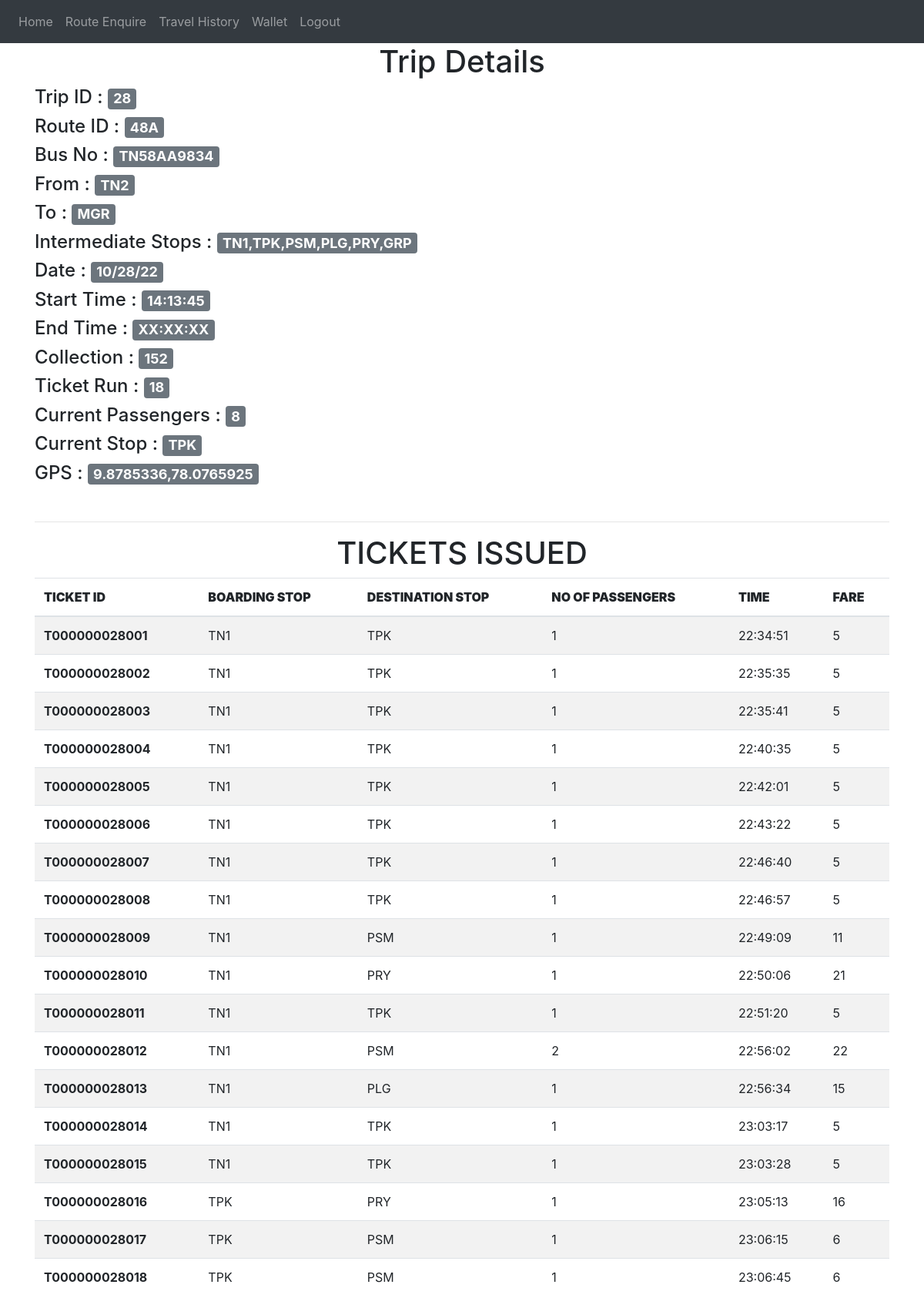
Screenshot of /conductor-view-details/28 (signed in) with the database file from the repository.
### website/models.py (models this page shows)
class Trip(db.Model,UserMixin):
    trip_id = db.Column(db.Integer , primary_key = True)
    route_id = db.Column(db.String(100))
    conductor_id = db.Column(db.Integer , db.ForeignKey('user.id'))
    date = db.Column(db.String(100))
    collection = db.Column(db.Integer)
    ticket_run = db.Column(db.Integer)
    start_time =db.Column(db.String(100))
    end_time = db.Column(db.String(100))
    status =db.Column(db.String(1))
    current_passengers= db.Column(db.Integer)
    current_stop = db.Column(db.String)
    bus_no = db.Column(db.String)
    gps = db.Column(db.String(100))
    gps_update_time = db.Column(db.String)
    tickets = db.relationship('Ticket')
    lat = db.Column(db.String)
    long = db.Column(db.String)

class Route(db.Model):
    route_id = db.Column(db.Text , primary_key = True)
    start =db.Column(db.String(100))
    end =db.Column(db.String(100))
    stops = db.Column(db.String(100))

class Ticket(db.Model,UserMixin):
    ticket_id = db.Column(db.String(100), primary_key = True)
    trip_id = db.Column(db.Integer , db.ForeignKey('trip.trip_id'))
    passenger_account_number =  db.Column(db.String)
    route = db.Column(db.String(100))
    boarding_stop = db.Column(db.String(100))
    destination_stop = db.Column(db.String(100))
    date = db.Column(db.String(100))
    time = db.Column(db.String(100))
    no = db.Column(db.Integer)
    fare = db.Column(db.Integer)

### website/views.py (the view)
@views.route('/conductor-view-details/<trip_id>', methods=['GET', 'POST'])
@login_required
def conductor_view_details (trip_id):
    trip = Trip.query.filter_by(trip_id=trip_id).first()
    route = Route.query.filter_by(route_id = trip.route_id ).first()
    tickets = trip.tickets
    return render_template("conductor_view_details.html" , user = current_user, trip=trip, route=route , tickets = tickets)

### website/__init__.py (called while the page is built)
def create_app():
    app = Flask(__name__)
    app.config['SECRET_KEY'] = '#itsactuallyapassword'
    app.config['SQLALCHEMY_DATABASE_URI'] = f'sqlite:///{DB_NAME}'
    db.init_app(app)
    from .views import views
    from .auth import auth
    app.register_blueprint(views, url_prefix='/')
    app.register_blueprint(auth, url_prefix='/')
    from .models import User, Conductor_details
    create_database(app)
    login_manager = LoginManager()
    login_manager.login_view = 'auth.login'
    login_manager.init_app(app)
    @login_manager.user_loader
    def load_user(id):
        return User.query.get(int(id))
    return app

### website/templates/conductor_view_details.html (shortened to what this page needs)
{% extends "base.html" %}
{% block content %}
<div>
{%if trip and route%}
    <div>
        <h1 align = "center">
            Trip Details
        </h1>
    </div>
    <div>
        <h4>Trip ID            :    <span class="badge bg-secondary btn-primary">{{trip.trip_id}}</span></h4>
        <h4>Route ID           :    <span class="badge bg-secondary btn-primary">{{trip.route_id}}</span></h4>
        <h4>Bus No             :    <span class="badge bg-secondary btn-primary">{{trip.bus_no}}</span></h4>
        <h4>From               :    <span class="badge bg-secondary btn-primary">{{route.start}}</span></h4>
        <h4>To                 :    <span class="badge bg-secondary btn-primary">{{route.end}}</span></h4>
        <h4>Intermediate Stops :    <span class="badge bg-secondary btn-primary">{{route.stops}}</span></h4>
        <h4>Date               :    <span class="badge bg-secondary btn-primary">{{trip.date}}</span></h4>
        <h4>Start Time         :    <span class="badge bg-secondary btn-primary">{{trip.start_time}}</span></h4>
        <h4>End Time           :    <span class="badge bg-secondary btn-primary">{{trip.end_time}}</span></h4>
        <h4>Collection         :    <span class="badge bg-secondary btn-primary">{{trip.collection}}</span></h4>
        <h4>Ticket Run         :    <span class="badge bg-secondary btn-primary">{{trip.ticket_run}}</span></h4>
        <h4>Current Passengers :    <span class="badge bg-secondary btn-primary">{{trip.current_passengers}}</span></h4>
        <h4>Current Stop       :    <span class="badge bg-secondary btn-primary">{{trip.current_stop}}</span></h4>
        <h4>GPS                :    <span class="badge bg-secondary btn-primary">{{trip.gps}}</span></h4>
    </div>
{%endif%}
<br><hr>
    <div>
        <h1 align = "center">TICKETS ISSUED</h1>
      <table class="table table-striped">
        <thead>
          <tr>
            <th scope="col" ><b>TICKET ID</b></th>
            <th scope="col"><b>BOARDING STOP</b></th>
            <th scope="col"><b>DESTINATION STOP</b></th>
            <th scope="col"><b>NO OF PASSENGERS</b></th>
            <th scope="col"><b>TIME</b></th>
            <th scope="col"><b>FARE</b></th>
          </tr>
        </thead>
        <tbody>
          {%for t in tickets %}
          <tr>
            <th>{{t.ticket_id}}</th>
            <td>{{t.boarding_stop}}</td>
            <td>{{t.destination_stop}}</td>
            <td>{{t.no}}</td>
            <td>{{t.time}}</td>
            <td>{{t.fare}}</td>
          </tr>
          {%endfor%}
        </tbody>
      </table>
    </div>
</div>
{% endblock %}

### rows the page displays
Trip: trip_id "28", route_id "48A", bus_no "TN58AA9834", date "10/28/22", start_time "14:13:45", end_time "XX:XX:XX", collection "152", ticket_run "18", current_passengers "8", current_stop "TPK", gps "9.8785336,78.0765925"
Route: start "TN2", end "MGR", stops "TN1,TPK,PSM,PLG,PRY,GRP"
Ticket: ticket_id "T000000028001", boarding_stop "TN1", destination_stop "TPK", no "1", time "22:34:51", fare "5"
Ticket: ticket_id "T000000028002", boarding_stop "TN1", destination_stop "TPK", no "1", time "22:35:35", fare "5"
Ticket: ticket_id "T000000028003", boarding_stop "TN1", destination_stop "TPK", no "1", time "22:35:41", fare "5"
Ticket: ticket_id "T000000028004", boarding_stop "TN1", destination_stop "TPK", no "1", time "22:40:35", fare "5"
Ticket: ticket_id "T000000028005", boarding_stop "TN1", destination_stop "TPK", no "1", time "22:42:01", fare "5"
Ticket: ticket_id "T000000028006", boarding_stop "TN1", destination_stop "TPK", no "1", time "22:43:22", fare "5"
Ticket: ticket_id "T000000028007", boarding_stop "TN1", destination_stop "TPK", no "1", time "22:46:40", fare "5"
Ticket: ticket_id "T000000028008", boarding_stop "TN1", destination_stop "TPK", no "1", time "22:46:57", fare "5"
Ticket: ticket_id "T000000028009", boarding_stop "TN1", destination_stop "PSM", no "1", time "22:49:09", fare "11"
Ticket: ticket_id "T000000028010", boarding_stop "TN1", destination_stop "PRY", no "1", time "22:50:06", fare "21"
Ticket: ticket_id "T000000028011", boarding_stop "TN1", destination_stop "TPK", no "1", time "22:51:20", fare "5"
Ticket: ticket_id "T000000028012", boarding_stop "TN1", destination_stop "PSM", no "2", time "22:56:02", fare "22"
Ticket: ticket_id "T000000028013", boarding_stop "TN1", destination_stop "PLG", no "1", time "22:56:34", fare "15"
Ticket: ticket_id "T000000028014", boarding_stop "TN1", destination_stop "TPK", no "1", time "23:03:17", fare "5"
Ticket: ticket_id "T000000028015", boarding_stop "TN1", destination_stop "TPK", no "1", time "23:03:28", fare "5"
Ticket: ticket_id "T000000028016", boarding_stop "TPK", destination_stop "PRY", no "1", time "23:05:13", fare "16"
Ticket: ticket_id "T000000028017", boarding_stop "TPK", destination_stop "PSM", no "1", time "23:06:15", fare "6"
Ticket: ticket_id "T000000028018", boarding_stop "TPK", destination_stop "PSM", no "1", time "23:06:45", fare "6"
